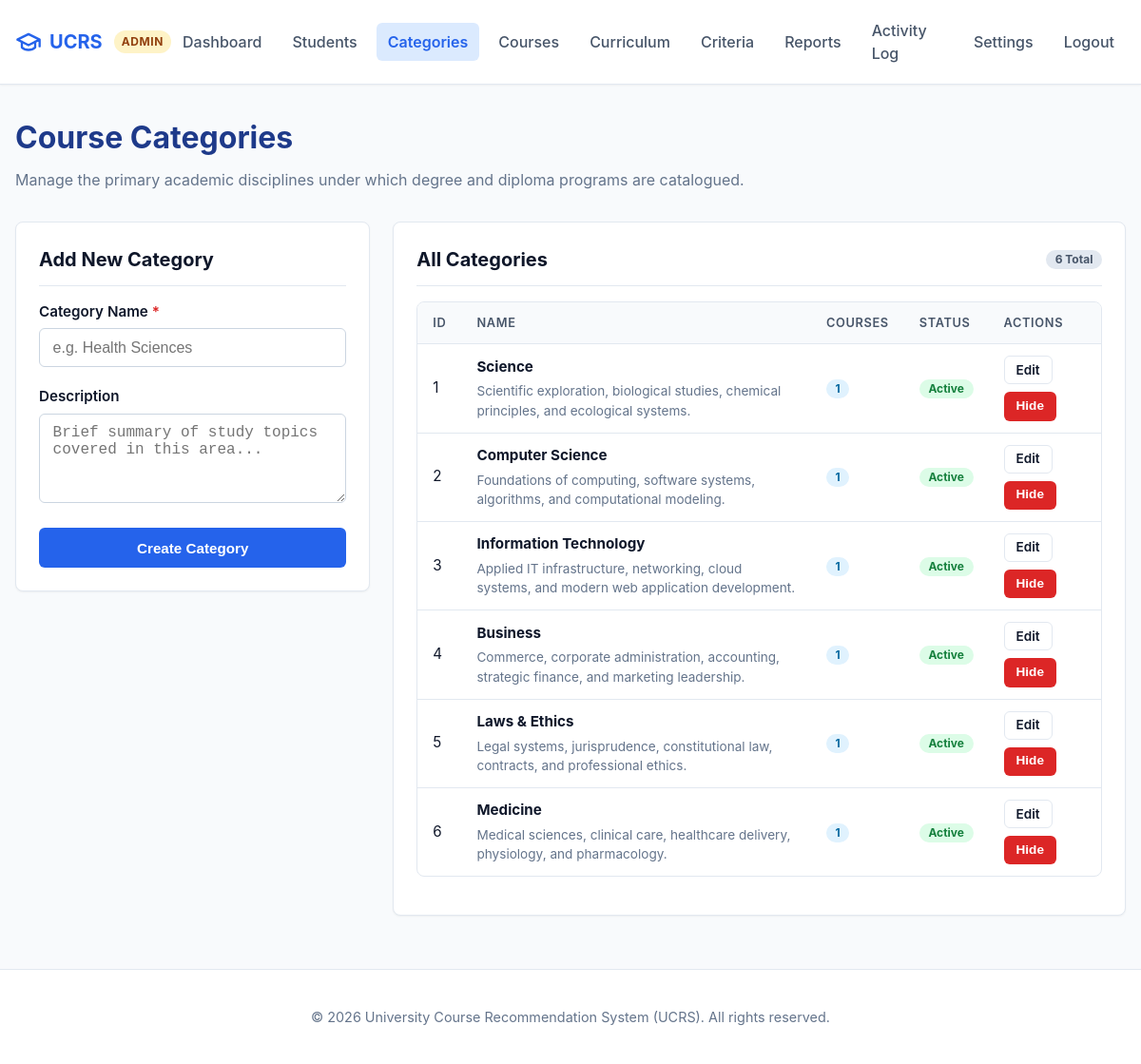
Screenshot of /admin/categories.php (signed in) with the database file from the repository.
### tables this page shows
CREATE TABLE IF NOT EXISTS categories (
    id INT AUTO_INCREMENT PRIMARY KEY,
    name VARCHAR(100) NOT NULL UNIQUE,
    description TEXT,
    is_active TINYINT(1) NOT NULL DEFAULT 1
);

### includes/config.php (called while the page is built, shortened)
<?php
function app_url(string $path = ''): string {
    static $base = null;
    if ($base === null) {
        $docRoot = isset($_SERVER['DOCUMENT_ROOT']) ? str_replace('\\', '/', realpath($_SERVER['DOCUMENT_ROOT'])) : '';
        $appRoot = str_replace('\\', '/', realpath(APP_ROOT));
        if ($docRoot && str_starts_with($appRoot, $docRoot)) {
            $base = substr($appRoot, strlen($docRoot));
        } else {
            $script = str_replace('\\', '/', $_SERVER['SCRIPT_NAME'] ?? '');
            $parts = explode('/', trim($script, '/'));
            $base = !empty($parts) && $parts[0] !== 'index.php' ? '/' . $parts[0] : '';
        }
        $base = rtrim($base, '/');
    }
    $path = ltrim($path, '/');
    return ($base ? $base : '') . ($path !== '' ? '/' . $path : '');
}
function e(?string $value): string {
    return htmlspecialchars($value ?? '', ENT_QUOTES, 'UTF-8');
}

### admin/categories.php (the view, shortened to what this page needs)
<?php
require_once __DIR__ . '/../includes/config.php';
$pdo = get_db();
$editCategory = null;
$errors = [];
$stmt = $pdo->query("
    SELECT c.*, COUNT(co.id) AS course_count
    FROM categories c
    LEFT JOIN courses co ON c.id = co.category_id
    GROUP BY c.id
    ORDER BY c.id ASC
");
$categories = $stmt->fetchAll();
require_once __DIR__ . '/../includes/header.php';
?>
<div style="margin-bottom: 2rem;">
    <h1 style="font-size: 2rem; margin: 0 0 0.5rem; color: #1e3a8a;">Course Categories</h1>
    <p style="color: var(--text-muted); margin: 0;">
        Manage the primary academic disciplines under which degree and diploma programs are catalogued.
    </p>
</div>
<div class="grid-3" style="align-items: flex-start;">
    <div class="card" style="grid-column: span 1;">
        <div class="card-header">
            <h2 class="card-title"><?= $editCategory ? 'Edit Category' : 'Add New Category' ?></h2>
        </div>
        <form method="POST" action="<?= e(app_url('admin/categories.php')) ?>">
            <div class="form-group">
                <label for="name" class="form-label">Category Name <span style="color: var(--danger);">*</span></label>
                <input type="text" id="name" name="name" class="form-control <?= isset($errors['name']) ? 'is-invalid' : '' ?>" value="<?= e($editCategory['name'] ?? '') ?>" placeholder="e.g. Health Sciences" required>
            </div>
            <div class="form-group">
                <label for="description" class="form-label">Description</label>
                <textarea id="description" name="description" class="form-control" rows="4" placeholder="Brief summary of study topics covered in this area..."><?= e($editCategory['description'] ?? '') ?></textarea>
            </div>
            <button type="submit" class="btn btn-primary" style="width: 100%;">
                <?= $editCategory ? 'Update Category' : 'Create Category' ?>
            </button>
        </form>
    </div>
    <div class="card" style="grid-column: span 2;">
        <div class="card-header">
            <h2 class="card-title">All Categories</h2>
            <span class="badge badge-secondary"><?= count($categories) ?> Total</span>
        </div>
        <div class="table-responsive">
            <table class="data-table">
                <thead>
                    <tr>
                        <th>ID</th>
                        <th>Name</th>
                        <th>Courses</th>
                        <th>Status</th>
                        <th>Actions</th>
                    </tr>
                </thead>
                <tbody>
                    <?php foreach ($categories as $cat): ?>
                        <tr>
                            <td><?= (int)$cat['id'] ?></td>
                            <td>
                                <strong><?= e($cat['name']) ?></strong>
                                <div style="font-size: 0.85rem; color: var(--text-muted); margin-top: 0.25rem;">
                                    <?= e($cat['description']) ?>
                                </div>
                            </td>
                            <td>
                                <span class="badge badge-info"><?= (int)$cat['course_count'] ?></span>
                            </td>
                            <td>
                                <?php if ($cat['is_active']): ?>
                                    <span class="badge badge-success">Active</span>
                                <?php else: ?>
                                    <span class="badge badge-secondary">Hidden</span>
                                <?php endif; ?>
                            </td>
                            <td>
                                <div style="display: flex; gap: 0.5rem; flex-wrap: wrap;">
                                    <a href="<?= e(app_url('admin/categories.php?edit=' . $cat['id'])) ?>" class="btn btn-outline btn-sm">Edit</a>
                                    <form method="POST" action="<?= e(app_url('admin/categories.php')) ?>" style="margin: 0;">
                                        <button type="submit" class="btn <?= $cat['is_active'] ? 'btn-danger' : 'btn-success' ?> btn-sm">
                                            <?= $cat['is_active'] ? 'Hide' : 'Show' ?>
                                        </button>
                                    </form>
                                </div>
                            </td>
                        </tr>
                    <?php endforeach; ?>
                </tbody>
            </table>
        </div>
    </div>
</div>
<?php require_once __DIR__ . '/../includes/footer.php'; ?>

### assets/css/style.css (style rules this page uses)
:root { --primary: #2563eb; --primary-hover: #1d4ed8; --primary-light: #eff6ff; --secondary: #475569; --secondary-hover: #334155; --success: #16a34a; --success-bg: #f0fdf4; --success-border: #bbf7d0; --danger: #dc2626; --danger-bg: #fef2f2; --danger-border: #fecaca; --warning: #d97706; --warning-bg: #fffbeb; --warning-border: #fde68a; --info: #0284c7; --info-bg: #f0f9ff; --info-border: #bae6fd; --text-main: #0f172a; --text-muted: #64748b; --bg-page: #f8fafc; --bg-card: #ffffff; --border-color: #e2e8f0; --border-radius: 8px; --shadow-sm: 0 1px 2px 0 rgba(0, 0, 0, 0.05); --shadow-md: 0 4px 6px -1px rgba(0, 0, 0, 0.1), 0 2px 4px -2px rgba(0, 0, 0, 0.1); --shadow-lg: 0 10px 15px -3px rgba(0, 0, 0, 0.1), 0 4px 6px -4px rgba(0, 0, 0, 0.1); --transition: all 0.2s ease-in-out; }
*, *::before, *::after { box-sizing: border-box; }
body { margin: 0; font-family: -apple-system, BlinkMacSystemFont, "Segoe UI", Roboto, "Helvetica Neue", Arial, sans-serif; font-size: 16px; line-height: 1.5; color: var(--text-main); background-color: var(--bg-page); display: flex; flex-direction: column; min-height: 100vh; }
a { color: var(--primary); text-decoration: none; transition: var(--transition); }
.card { background: var(--bg-card); border: 1px solid var(--border-color); border-radius: var(--border-radius); padding: 1.5rem; box-shadow: var(--shadow-sm); margin-bottom: 1.5rem; }
.card-header { border-bottom: 1px solid var(--border-color); padding-bottom: 0.75rem; margin-bottom: 1rem; display: flex; justify-content: space-between; align-items: center; flex-wrap: wrap; gap: 0.5rem; }
.card-title { margin: 0; font-size: 1.25rem; font-weight: 700; color: var(--text-main); }
.grid-3 { display: grid; grid-template-columns: repeat(3, 1fr); gap: 1.5rem; }
.btn { display: inline-flex; align-items: center; justify-content: center; gap: 0.5rem; padding: 0.65rem 1.25rem; font-size: 0.95rem; font-weight: 600; border-radius: 6px; border: 1px solid transparent; cursor: pointer; transition: var(--transition); text-decoration: none; line-height: 1.25; }
.btn-primary { background-color: var(--primary); color: #ffffff; }
.btn-danger { background-color: var(--danger); color: #ffffff; }
.btn-outline { background-color: transparent; border-color: var(--border-color); color: var(--text-main); }
.btn-sm { padding: 0.35rem 0.75rem; font-size: 0.85rem; }
.form-group { margin-bottom: 1.25rem; }
.form-label { display: block; margin-bottom: 0.35rem; font-weight: 600; font-size: 0.95rem; color: var(--text-main); }
.form-control { width: 100%; padding: 0.65rem 0.85rem; font-size: 1rem; border: 1px solid #cbd5e1; border-radius: 6px; background-color: #ffffff; color: var(--text-main); transition: var(--transition); }
.badge { display: inline-block; padding: 0.25rem 0.6rem; font-size: 0.75rem; font-weight: 700; line-height: 1; border-radius: 9999px; text-align: center; }
.badge-success { background-color: #dcfce7; color: #15803d; }
.badge-info { background-color: #e0f2fe; color: #0369a1; }
.badge-secondary { background-color: #e2e8f0; color: #475569; }
.table-responsive { width: 100%; overflow-x: auto; -webkit-overflow-scrolling: touch; margin-bottom: 1rem; border: 1px solid var(--border-color); border-radius: var(--border-radius); }
.data-table { width: 100%; border-collapse: collapse; text-align: left; font-size: 0.95rem; }
.data-table th, .data-table td { padding: 0.75rem 1rem; border-bottom: 1px solid var(--border-color); }
.data-table th { background-color: #f8fafc; font-weight: 600; color: var(--secondary); text-transform: uppercase; font-size: 0.8rem; letter-spacing: 0.05em; }
.data-table tbody tr:last-child td { border-bottom: none; }

### rows the page displays
categories: id "1", name "Science", description "Scientific exploration, biological studies, chemical principles, and ecological systems.", course_count "1", is_active "Active"
categories: id "2", name "Computer Science", description "Foundations of computing, software systems, algorithms, and computational modeling.", course_count "1", is_active "Active"
categories: id "3", name "Information Technology", description "Applied IT infrastructure, networking, cloud systems, and modern web application development.", course_count "1", is_active "Active"
categories: id "4", name "Business", description "Commerce, corporate administration, accounting, strategic finance, and marketing leadership.", course_count "1", is_active "Active"
categories: id "5", name "Laws & Ethics", description "Legal systems, jurisprudence, constitutional law, contracts, and professional ethics.", course_count "1", is_active "Active"
categories: id "6", name "Medicine", description "Medical sciences, clinical care, healthcare delivery, physiology, and pharmacology.", course_count "1", is_active "Active"

### other values shown
$userRole "ADMIN"
count($categories) "6"
